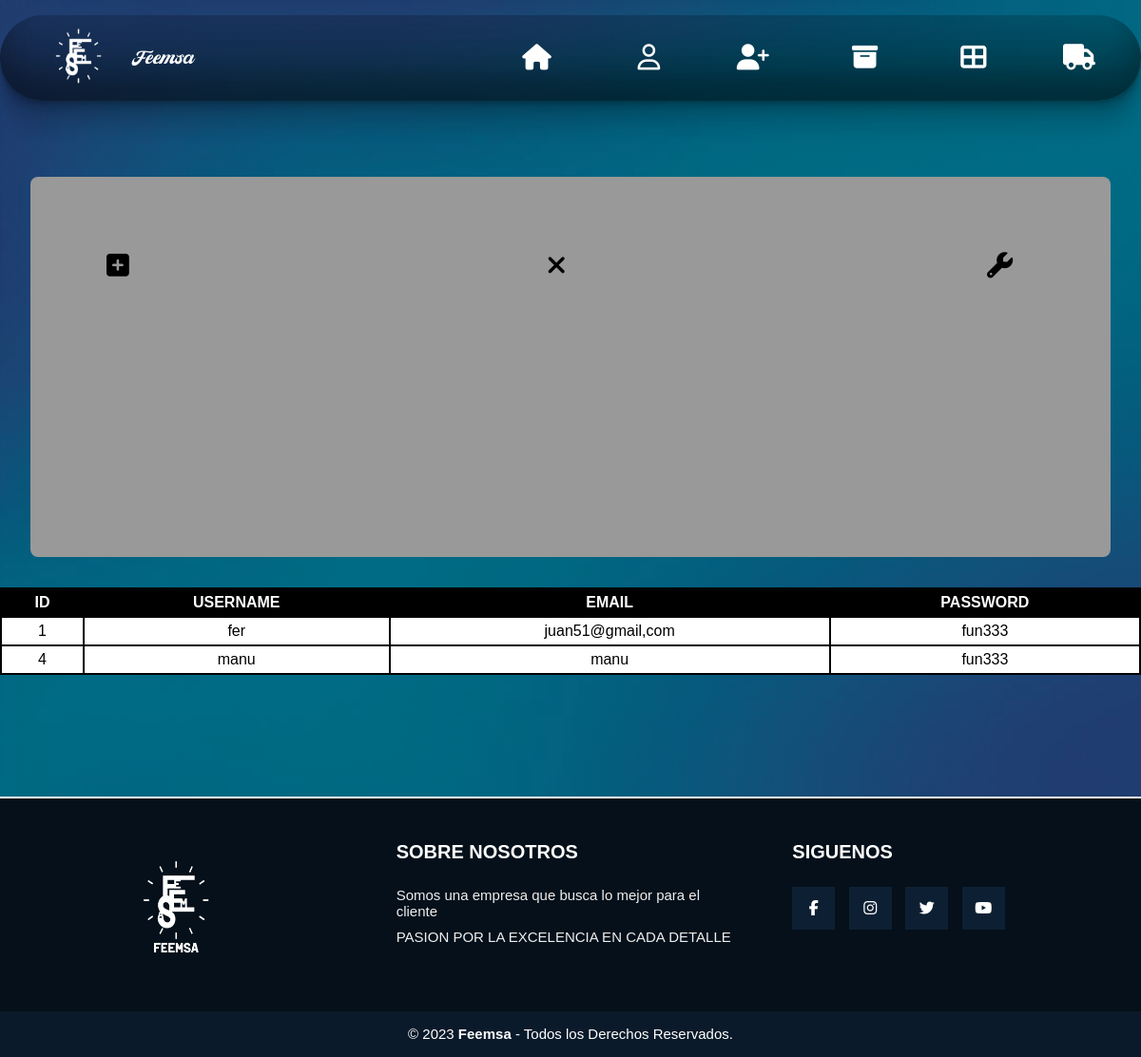
The app's page /Admin/FrontEnd/modFunAdmin.php (signed in) with its own data.
### tables this page shows
CREATE TABLE `funcionario` (
  `id` int(100) NOT NULL,
  `username` varchar(100) NOT NULL,
  `email` varchar(100) NOT NULL,
  `password` varchar(100) NOT NULL DEFAULT 'fun333'
);

### Admin/FrontEnd/modFunAdmin.php (the view, shortened to what this page needs)
<?php
include('../../apis/server.php');
    ?>
<!DOCTYPE html>
<html lang="en">
<head>
    <link rel="stylesheet" href="../CSS/modAdmin.css">
</head>
<body>
   <div class="container">
    <div class="navbar">
      <img src="../../img/logo.png" class="logo"><a id="femsa">Feemsa</a>
      <nav>
        <ul>
        <li><a id="home" href="IndexAdministrador.php" class="fa fa-home"></a></li>
        <li><a id="home" href="cerrarSessionIndexAdmin.php" class="fa fa-user-o"></a></li>
        <li><a id="home" href="modUsuarios.php" class="fa fa-user-plus"></a></li>
        <li><a id="home" href="ingresarPaqueteAdmin.php" class="fa fa-archive"></a></li>
        <li><a id="home" href="ingresarLoteAdmin.php" class="fa fa-th-large"></a></li>
        <li><a id="home" href="adminCamionCamioneta.php" class="fa fa-truck"></a></li>
    </ul>
      </nav>
    </div>
    <div id="todo">
    <a id="paq" class="fa fa-plus-square"></a>
                <a id="elm" class="fa fa-remove"></a>
                <a id="mod" class="fa fa-wrench"></a>
                    </div>
                    <table border="1" >
		<tr>
			<th>ID</th>
			<th>USERNAME</th>
			<th>EMAIL</th>
            <th>PASSWORD</th>
		</tr>
		<?php
		$sql="SELECT * from funcionario";
		$result=mysqli_query($conexion,$sql);
		while($mostrar=mysqli_fetch_array($result)){
		 ?>
		<tr>
			<td><?php echo $mostrar['id'] ?></td>
			<td><?php echo $mostrar['username'] ?></td>
			<td><?php echo $mostrar['email'] ?></td>
            <td><?php echo $mostrar['password'] ?></td>
		</tr>
	<?php
	}
	 ?>
	</table>
                </div>
  </body>
  <footer class="pie-pagina">
        <div class="grupo-1">
            <div class="box">
                <figure>
                    <a href="#">
                        <img src="../../img/logo (2).png" alt="">
                    </a>
                </figure>
            </div>
            <div class="box">
                <h2>SOBRE NOSOTROS</h2>
                <p>Somos una empresa que busca lo mejor para el cliente</p>
                <p>PASION POR LA EXCELENCIA EN CADA DETALLE</p>
            </div>
            <div class="box">
                <h2>SIGUENOS</h2>
                <div class="red-social">
                    <a href="https://es-la.facebook.com/" class="fa fa-facebook"></a>
                    <a href="https://www.instagram.com/feemsa.oficial/?hl=es" class="fa fa-instagram"></a>
                    <a href="https://twitter.com/feemsaoficial?lang=es" class="fa fa-twitter"></a>
                    <a href="https://www.youtube.com/" class="fa fa-youtube"></a>
                </div>
            </div>
        </div>
        <div class="grupo-2">
            <small>&copy; 2023 <b>Feemsa</b> - Todos los Derechos Reservados.</small>
        </div>
    </footer>
</html>

### Admin/CSS/modAdmin.css (style rules this page uses)
* { margin: 0; padding: 0; font-family: sans-serif; }
body { padding-top: 1rem; width:100% ; background-image: linear-gradient(rgba(0,0,0,0.33),rgba(0,0,0,0.33)),url(../../img/fondox.png); height:auto; box-sizing: border-box; }
table { margin-bottom: 8rem; margin-top: 2rem; text-align: center; width: 100%; }
table, th, td { border: 2px solid black; border-collapse: collapse; padding: 2px; }
table, th { color: #fff; background-color: #000; }
table,td { color: #000; background-color: #fff; }
th, td { padding: 5px; }
.navbar { height: 10%; display: flex; align-items: center; background-image: linear-gradient(rgba(0,0,0,0.43),rgba(0,0,0,0.53)),url(../../img/fondox.png); border-radius: 3rem; box-shadow: rgba(0, 0, 0, 0.17) 0px -23px 25px 0px inset, rgba(0, 0, 0, 0.15) 0px -36px 30px 0px inset, rgba(0, 0, 0, 0.1) 0px -79px 40px 0px inset, rgba(0, 0, 0, 0.06) 0px 2px 1px, rgba(0, 0, 0, 0.09) 0px 4px 2px, rgba(0, 0, 0, 0.09) 0px 8px 4px, rgba(0, 0, 0, 0.09) 0px 16px 8px, rgba(0, 0, 0, 0.09) 0px 32px 16px; padding-right: 4%; padding-left: 3%; }
.logo { width: 90px; }
#home { font-size: 1.7rem; width: 50px; cursor: pointer; }
nav { flex: 1; text-align: right; }
nav ul li { list-style: none; display: inline-block; margin-left: 60px; }
nav ul li a { text-decoration: none; color: #fff; font-size: 15px; }
#femsa { color: #fff; font-size: 1.3rem; font-family: Suitnice retro; margin-left: 1rem; margin-top: 0.3rem; }
.pie-pagina { bottom: 0; width: 100%; background-color: #05101a; border-top: 2px solid #fff; }
.pie-pagina .grupo-1 { width: 100%; max-width: 1200px; margin: auto; display:grid; grid-template-columns: repeat(3, 3fr); grid-gap:50px; padding: 45px 0px; }
.pie-pagina .grupo-1 .box figure { width: 100%; height: 100%; display: flex; justify-content: center; align-items: center; }
.pie-pagina .grupo-1 .box figure img { width: 130px; }
.pie-pagina .grupo-1 .box h2 { color: #fff; margin-bottom: 25px; font-size: 20px; }
.pie-pagina .grupo-1 .box p { color: #efefef; margin-bottom: 10px; font-size: 15px; }
.pie-pagina .grupo-1 .red-social a { display: inline-block; text-decoration: none; width: 45px; height: 45px; line-height: 45px; color: #fff; margin-right: 10px; background-color: #0d2033; text-align: center; transition: all 300ms ease; }
.pie-pagina .grupo-2 { background-color: #0a1a2a; padding: 15px 10px; text-align: center; color: #fff; }
.pie-pagina .grupo-2 small { font-size: 15px; }
#todo { margin:2rem; border-radius: 0.5rem; margin-top: 5rem; background-color: #999; height: 15rem; padding: 5rem; padding-top: 5rem; display: flex; justify-content: space-between; }
#paq { font-size: 1.7rem; width: 50px; cursor: pointer; }
#elm { font-size: 1.7rem; width: 50px; cursor: pointer; }
#mod { font-size: 1.7rem; width: 50px; cursor: pointer; }

### records on screen
funcionario: id "1", username "fer", email "juan51@gmail,com", password "fun333"
funcionario: id "4", username "manu", email "manu", password "fun333"
